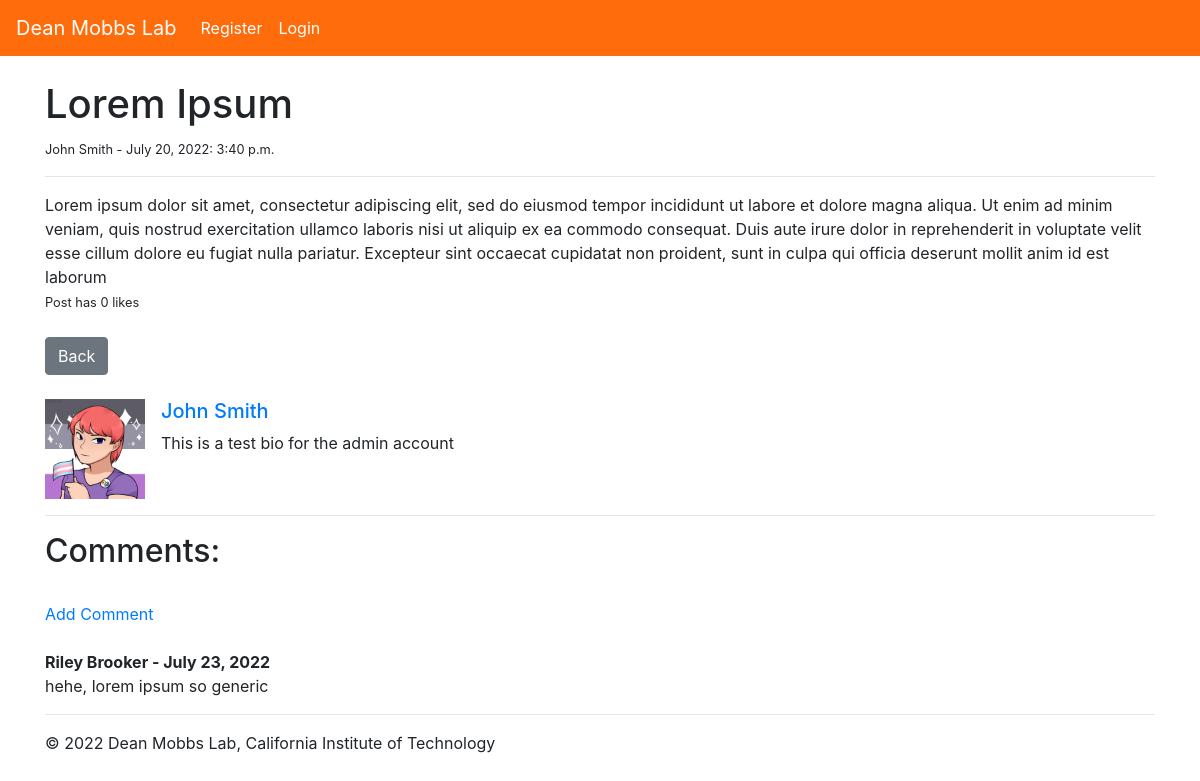
Page /post/7 on the earlier database version.
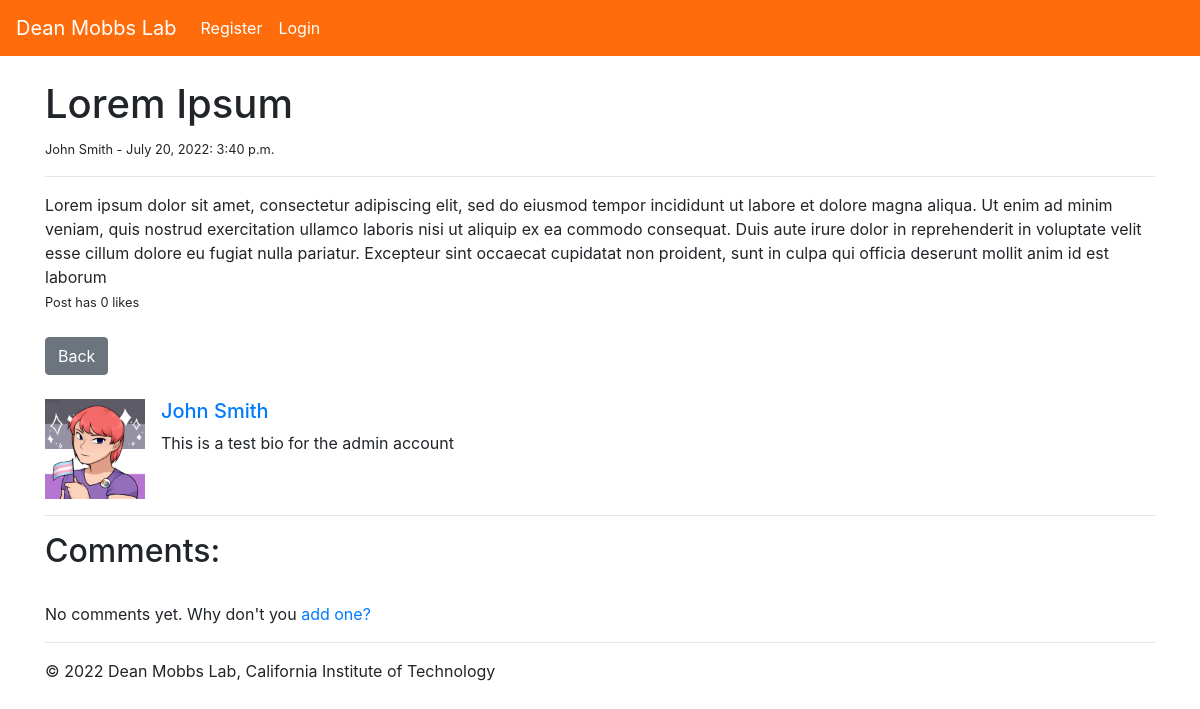
Same page on the later database version.
### Posts/models.py (models this page shows, shortened)
class Comment(models.Model):
    post = models.ForeignKey(Post, related_name='comments', on_delete=models.CASCADE)
    name = models.CharField(max_length=255)
    body = models.TextField()
    date_added = models.DateField(auto_now_add=True)

### Posts/views.py (the view)
# urls.py: path('post/<int:pk>', PostDetailView.as_view(), name='post-detail'),
class PostDetailView(DetailView):
    model = Post
    template_name = 'post_detail.html'
    def get_context_data(self, *args, **kwargs):
        context = super(PostDetailView, self).get_context_data(*args, **kwargs)
        post = get_object_or_404(Post, id=self.kwargs['pk'])
        total_likes = post.total_likes()
        liked = False
        if post.likes.filter(id=self.request.user.id).exists():
            liked = True
        context['total_likes'] = total_likes
        context['liked'] = liked
        return context

### Posts/models.py (called while the page is built)
    def total_likes(self):
        return self.likes.count()

### Posts/templates/post_detail.html (shortened to what this page needs)
{% extends 'base.html' %}
{% load static %}
{% block content %}
<h1>{{ post.title }}</h1>
<small>{{post.author.first_name}} {{ post.author.last_name }} -
    {{ post.post_date }}: {{ post.post_time }}</small><br/>
<hr>
{{ post.body|safe }} <br/>
{% if total_likes == 1 %}
    <small>Post has {{ total_likes }} like</small>
{% else %}
    <small>Post has {{ total_likes }} likes</small>
{% endif %}
<br/><br/>
<a href="{% url 'home' %}" class="btn btn-secondary">Back</a>
<br/><br/>
{% if post.author.userprofile.profile_picture %}
<div class="media">
    <img src="{{ post.author.userprofile.profile_picture.url }}" class="align-self-center mr-3" alt="..."  width=100 height=100>
{% else %}
<div class="media">
    <img src="{% static 'Posts/images/default.png' %}" class="align-self-center mr-3" alt="..."  width=100 height=100>
{% endif %}
    <div class="media-body">
      <h5 class="mt-0"><a href="{% url 'show-profile' post.author.id %}">{{ post.author.first_name }} {{ post.author.last_name }}</a></h5>
      <p>{{ post.author.userprofile.bio }}</p>
    </div>
</div>
<hr>
<h2>Comments:</h2>
<br/>
{% if not post.comments.all %}
    No comments yet. Why don't you <a href="{% url 'add-comment' post.pk %}">add one?</a>
{% else %}
    <a href="{% url 'add-comment' post.pk %}">Add Comment</a>
    {% for comment in post.comments.all %}
        <br/><br/>
        <strong>{{ comment.name }} - {{comment.date_added}}</strong>
        <br/>
        {{ comment.body }}
    {% endfor %}
{% endif %}
{% endblock %}

Differences in the rows shown:
removed Comment: name "Riley Brooker", date_added "July 23, 2022", body "hehe, lorem ipsum so generic"
Other differences:
text no longer shown: "Add Comment"
text now shown: "No comments yet. Why don't you add one?"
